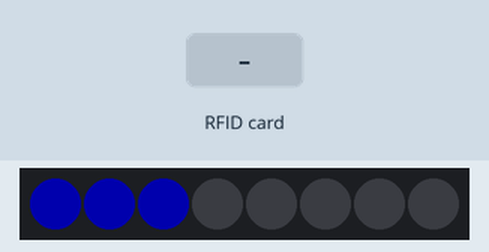
Simulated run of this program. Board: Raspberry Pi Pico running CircuitPython. Shown: 8 RGB LEDs in strip order, left to right. The inputs (shaded band) are chosen by the test bench. Dim RGB values are drawn brighter than linear; what the program prints to the serial console is not drawn.

Above: at 1.2 s.
1.3 s: RFID card 5E 7A 19 C4 held to the reader
At 3.1 s:
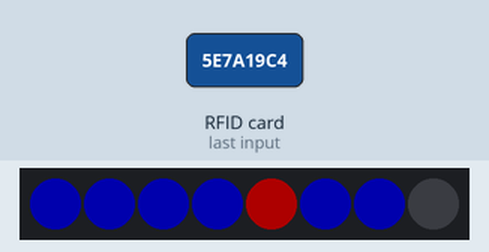
At 4.6 s:
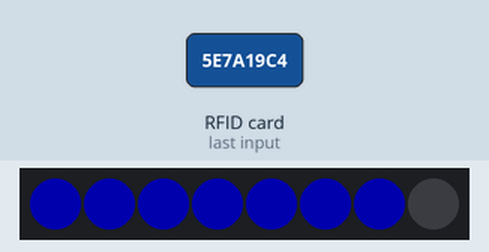
Timing chart, 0 to 6.1 s (numbered marks = the images above; inputs shaded):
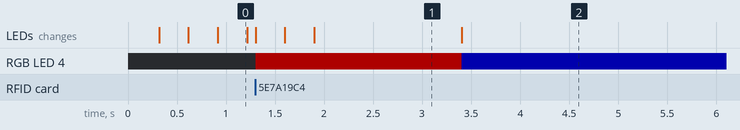

The program:

test3.py
```python
# (licence header left out)
import board
import busio
import time
from digitalio import DigitalInOut
from adafruit_pn532.spi import PN532_SPI
import adafruit_dotstar

leds = adafruit_dotstar.DotStar(board.GP26, board.GP27, 8, brightness=0.2)
spi = busio.SPI(clock=board.GP18, MOSI=board.GP19, MISO=board.GP20)

#leds.fill(0xff0000); time.sleep(0.1)
#leds.fill(0x00ff00); time.sleep(0.1)
#leds.fill(0x0000ff); time.sleep(0.1)
leds.fill(0)

SENSORS = (
        board.GP9,
        board.GP10,
        board.GP11,
        board.GP12,
        board.GP13,
        board.GP14,
        board.GP15
)

PN = []

def rf_init(i,ss):
    #print("init ", i)
    leds[i] = 0x00ff00
    #ss = SENSORS[i]
    ssio = DigitalInOut(ss)
    dev = PN532_SPI(spi, ssio, debug=False)
    print(i, "firmware_version(", i, ") = ", dev.firmware_version)
    leds[i] = 0x0000ff
    dev.SAM_configuration()
    leds[i] = 0
    PN.append(dev)

def read(i,dev):
    #print(">> ", i, " - ", dev)
    uid = dev.read_passive_target(timeout=0.3)
    if uid:
        leds[i] = 0xff0000
    else:
        leds[i] = 0x0000ff
    dev.power_down()
    #time.sleep(0.1)

def init():
    leds.fill(0)
    for i,ss in enumerate(SENSORS):
        rf_init(i,ss)

def main():
    init()
    #print("len(PN) = ", len(PN))

    while True:
        for i,dev in enumerate(PN):
            #print(i)
            read(i,dev)

main()
```

Measured:
- after the input at 1.3 s, the LEDs: first change at once (image 1 shows a later state)
- what the display in image 1 shows lasts 1.5 s, from 1.9 s to 3.4 s
